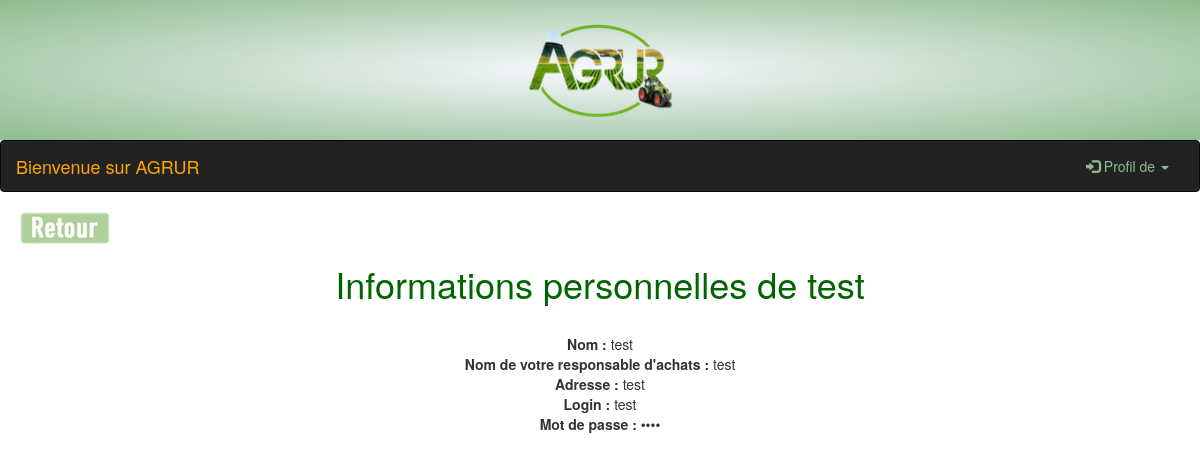
Screenshot of /profilClient.php?id=2 with the database file from the repository.
### tables this page shows
CREATE TABLE `client` (
  `id_Client` int(11) NOT NULL,
  `nom_Client` text NOT NULL,
  `adresse_Client` text NOT NULL,
  `nom_Responsable_Achats` text NOT NULL,
  `id_connexion` int(50) NOT NULL
);

CREATE TABLE `connexion` (
  `id_connexion` int(11) NOT NULL,
  `login` varchar(50) NOT NULL,
  `mdp` varchar(50) NOT NULL,
  `mdp2` varchar(50) NOT NULL,
  `id_droit` int(11) NOT NULL,
  `accepte` tinyint(4) NOT NULL
);

### profilClient.php (the view, shortened to what this page needs)
<?php
$bdd = new PDO('mysql:host=localhost;dbname=ppe;charset=utf8', 'root', '');
  $getid = intval ($_GET['id']);
  $req = $bdd -> prepare ('SELECT * FROM connexion, client
                            WHERE client.id_connexion = connexion.id_connexion
                            AND connexion.id_connexion = ?');
  $req ->execute(array($getid));
  $user = $req -> fetch(PDO::FETCH_ASSOC);
?>
<!DOCTYPE html>
<html>
    <head>
        <link rel="stylesheet" href="index2.css" />
        <link href="/www/bootstrap/css/bootstrap.min.css" rel="stylesheet">
        <link rel="stylesheet" href="http://maxcdn.bootstrapcdn.com/bootstrap/3.3.6/css/bootstrap.min.css">
    </head>
  <body>
    <div class="banniere">
      <center>
      <br>
        <img src="images/AgrurLogoFondTransparent.png" width="150px" height="100px">
      </center>
      <br>
    </div>
    <?php
      include('inc/menuAccueil.php');
    ?>
    <a class="retour" href="javascript:history.go(-1)"><img src="images/retour.png"></a>
    <form method="POST" action="#">
      <section>
        <center>
          <h1 style="color:darkgreen">Informations personnelles de <?php echo $user['login']; ?></h1>
        </center>
        <br>
        <div class="infoProfil">
          <b>Nom :</b> <?php echo $user['nom_Client']; ?><br>
          <b>Nom de votre responsable d'achats :</b> <?php echo $user['nom_Responsable_Achats']; ?><br>
          <b>Adresse :</b> <?php echo $user['adresse_Client']; ?><br>
          <b>Login :</b> <?php echo $user['login']; ?><br>
          <b>Mot de passe :</b>
          <?php
		  $etoile='';
          for($i=0; $i<strlen($user['mdp']); $i++)
          {
            $etoile=$etoile ."•";
          }
          echo $etoile; ?>
          <br>
        </div>
    </section>
  </form>
<br/> <br/>
  </body>
</html>

### index2.css (style rules this page uses)
form { padding-bottom:7%; padding-left:10%; padding-right:10%; }
.banniere { background: radial-gradient(ghostwhite, darkseagreen)!important; background-repeat: no-repeat!important; background-size: cover!important; width: 100%!important; }
.infoProfil { text-align: center!important; }
.retour { margin-left: 20px; }

### rows the page displays
client: id_connexion.login "test", nom_Client "test", nom_Responsable_Achats "test", adresse_Client "test"

### other values shown
$etoile "••••"
